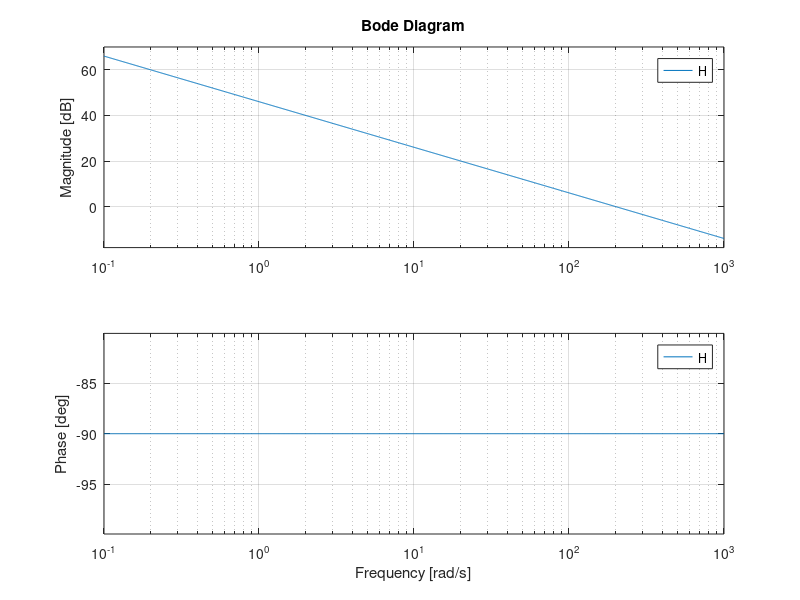
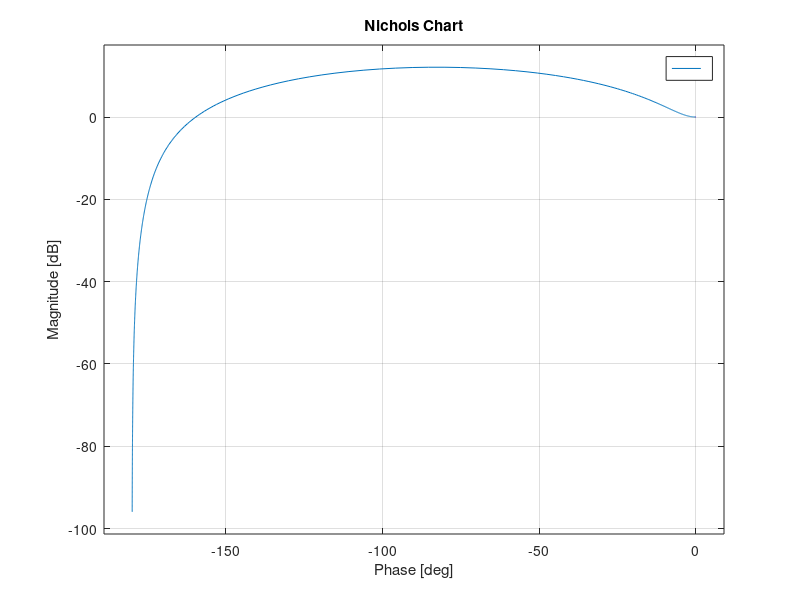

The MATLAB script that drew these images, in order: (Note: this script raises an error after producing the figures.)
clc
clear
close all

H = tf(200, [1 0])

bode(H)
figure
nichols(H)

%% 

nichols(tf(3, [0.5 1]))

%%

nichols(tf(16, [1 1 16]))

%%

nichols(4, [1 2 0])

%%

nichols(tf(4, [1 2 0], 'Iodelay', 0.2))
xlim([-270 -90]);
ylim([-30 30]);

%%
kc = 2.65;
H_ol = tf(4, [1 2 0], 'iodelay', 0.2)

figure,
nichols(H_ol, kc*H_ol, 3*H_ol)
xlim([-270 -90]);
ylim([-30 30]);

%% function for stable

wc = 1.58;
pwc = -146;
m_wpi = -8.47
figure,
nichols(tf(4, [1 2 0], 'Iodelay', 0.2))
xlim([-270 -90]);
ylim([-30 30]);
marginNichols(wc, pwc, m_wpi)

%% function for unstable
clc
clear
close all

wc = 3.19;
pwc = -184;
m_wpi = 1;
H_ol = tf(4, [1 2 0], 'iodelay', 0.2);
nichols(3*H_ol)
xlim([-270 -90]);
ylim([-30 30]);
marginNichols(wc, pwc, m_wpi)
